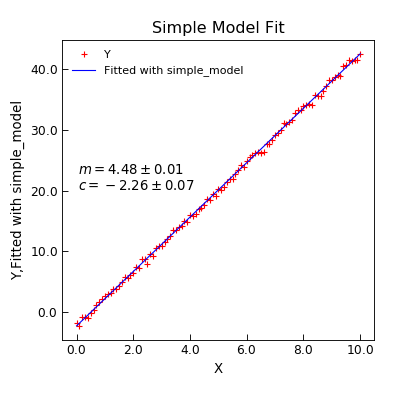

The script that drew this image:
#!/usr/bin/env python3
# -*- coding: utf-8 -*-
"""Demo of the make_model decorator"""

from numpy import linspace
from numpy.random import normal
from Stoner import Data
from Stoner.Fit import make_model

# Make our model
@make_model
def simple_model(x, m, c):
    """A straight line"""
    return x * m + c


# Add a function to guess parameters (optional, but)
@simple_model.guesser
def guess_vals(y, x=None):
    """Should guess parameter values really!"""
    m = (y.max() - y.min()) / (x[y.argmax()] - x[y.argmin()])
    c = x.mean() * m - y.mean()  # return one value per parameter
    return [m, c]


# Add a function to sry vonstraints on parameters (optional)
@simple_model.hinter
def hint_parameters():
    """Five some hints about the parameter."""
    return {"m": {"max": 10.0, "min": 0.0}, "c": {"max": 5.0, "min": -5.0}}


# Create some x,y data
x = linspace(0, 10, 101)
y = 4.5 * x - 2.3 + normal(scale=0.4, size=len(x))

# Make The Data object
d = Data(x, y, setas="xy", column_headers=["X", "Y"])

# Do the fit
d.lmfit(simple_model, result=True)

# Plot the result
d.setas = "xyy"
d.plot(fmt=["r+", "b-"])
d.title = "Simple Model Fit"
d.annotate_fit(simple_model, x=0.05, y=0.5)
